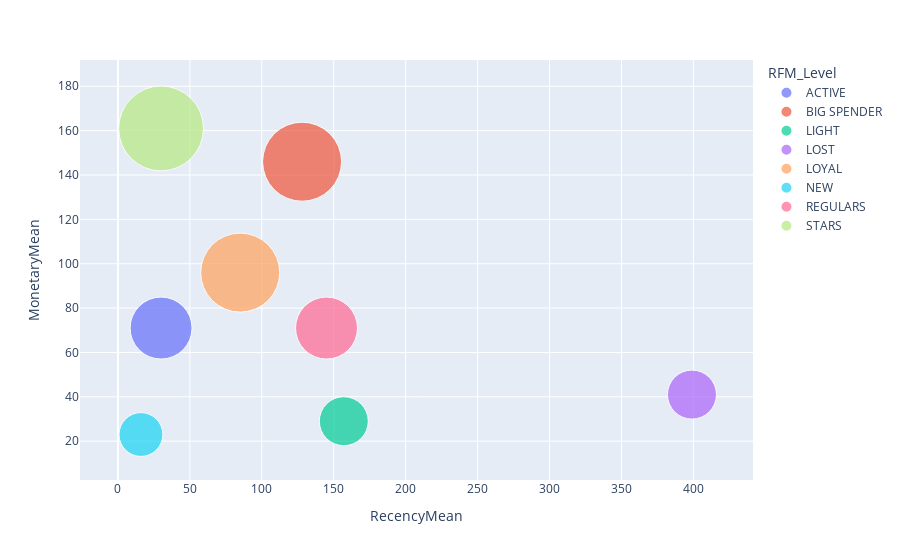

This figure's notebook cell:
### Code cell
import plotly.express as px

fig = px.scatter(rfm_agg, x="RecencyMean", y="MonetaryMean", size="FrequencyMean", color="RFM_Level",
           hover_name="RFM_Level", size_max = 60) 
plt.savefig('outputs/RFM Segments Scatter.png')
fig.show()

### Figure 1 — Plotly figure (JSON) as saved in the notebook; plotly's stock layout.template omitted (floating-point values rounded to 4 significant figures)
{"data": [{"hovertemplate": "<b>%{hovertext}</b><br><br>RFM_Level=ACTIVE<br>RecencyMean=%{x}<br>MonetaryMean=%{y}<br>FrequencyMean=%{marker.size}<extra></extra>", "hovertext": ["ACTIVE"], "legendgroup": "ACTIVE", "marker": {"color": "#636efa", "size": [8], "sizemode": "area", "sizeref": 0.004167, "symbol": "circle"}, "mode": "markers", "name": "ACTIVE", "orientation": "v", "showlegend": true, "type": "scatter", "x": [30], "xaxis": "x", "y": [71], "yaxis": "y"}, {"hovertemplate": "<b>%{hovertext}</b><br><br>RFM_Level=BIG SPENDER<br>RecencyMean=%{x}<br>MonetaryMean=%{y}<br>FrequencyMean=%{marker.size}<extra></extra>", "hovertext": ["BIG SPENDER"], "legendgroup": "BIG SPENDER", "marker": {"color": "#EF553B", "size": [13], "sizemode": "area", "sizeref": 0.004167, "symbol": "circle"}, "mode": "markers", "name": "BIG SPENDER", "orientation": "v", "showlegend": true, "type": "scatter", "x": [128], "xaxis": "x", "y": [146], "yaxis": "y"}, {"hovertemplate": "<b>%{hovertext}</b><br><br>RFM_Level=LIGHT<br>RecencyMean=%{x}<br>MonetaryMean=%{y}<br>FrequencyMean=%{marker.size}<extra></extra>", "hovertext": ["LIGHT"], "legendgroup": "LIGHT", "marker": {"color": "#00cc96", "size": [5], "sizemode": "area", "sizeref": 0.004167, "symbol": "circle"}, "mode": "markers", "name": "LIGHT", "orientation": "v", "showlegend": true, "type": "scatter", "x": [157], "xaxis": "x", "y": [29], "yaxis": "y"}, {"hovertemplate": "<b>%{hovertext}</b><br><br>RFM_Level=LOST<br>RecencyMean=%{x}<br>MonetaryMean=%{y}<br>FrequencyMean=%{marker.size}<extra></extra>", "hovertext": ["LOST"], "legendgroup": "LOST", "marker": {"color": "#ab63fa", "size": [5], "sizemode": "area", "sizeref": 0.004167, "symbol": "circle"}, "mode": "markers", "name": "LOST", "orientation": "v", "showlegend": true, "type": "scatter", "x": [399], "xaxis": "x", "y": [41], "yaxis": "y"}, {"hovertemplate": "<b>%{hovertext}</b><br><br>RFM_Level=LOYAL<br>RecencyMean=%{x}<br>MonetaryMean=%{y}<br>FrequencyMean=%{marker.size}<extra></extra>", "hovertext": ["LOYAL"], "legendgroup": "LOYAL", "marker": {"color": "#FFA15A", "size": [13], "sizemode": "area", "sizeref": 0.004167, "symbol": "circle"}, "mode": "markers", "name": "LOYAL", "orientation": "v", "showlegend": true, "type": "scatter", "x": [85], "xaxis": "x", "y": [96], "yaxis": "y"}, {"hovertemplate": "<b>%{hovertext}</b><br><br>RFM_Level=NEW<br>RecencyMean=%{x}<br>MonetaryMean=%{y}<br>FrequencyMean=%{marker.size}<extra></extra>", "hovertext": ["NEW"], "legendgroup": "NEW", "marker": {"color": "#19d3f3", "size": [4], "sizemode": "area", "sizeref": 0.004167, "symbol": "circle"}, "mode": "markers", "name": "NEW", "orientation": "v", "showlegend": true, "type": "scatter", "x": [16], "xaxis": "x", "y": [23], "yaxis": "y"}, {"hovertemplate": "<b>%{hovertext}</b><br><br>RFM_Level=REGULARS<br>RecencyMean=%{x}<br>MonetaryMean=%{y}<br>FrequencyMean=%{marker.size}<extra></extra>", "hovertext": ["REGULARS"], "legendgroup": "REGULARS", "marker": {"color": "#FF6692", "size": [8], "sizemode": "area", "sizeref": 0.004167, "symbol": "circle"}, "mode": "markers", "name": "REGULARS", "orientation": "v", "showlegend": true, "type": "scatter", "x": [145], "xaxis": "x", "y": [71], "yaxis": "y"}, {"hovertemplate": "<b>%{hovertext}</b><br><br>RFM_Level=STARS<br>RecencyMean=%{x}<br>MonetaryMean=%{y}<br>FrequencyMean=%{marker.size}<extra></extra>", "hovertext": ["STARS"], "legendgroup": "STARS", "marker": {"color": "#B6E880", "size": [15], "sizemode": "area", "sizeref": 0.004167, "symbol": "circle"}, "mode": "markers", "name": "STARS", "orientation": "v", "showlegend": true, "type": "scatter", "x": [30], "xaxis": "x", "y": [161], "yaxis": "y"}], "layout": {"legend": {"itemsizing": "constant", "title": {"text": "RFM_Level"}, "tracegroupgap": 0}, "margin": {"t": 60}, "xaxis": {"anchor": "y", "domain": [0, 1], "title": {"text": "RecencyMean"}}, "yaxis": {"anchor": "x", "domain": [0, 1], "title": {"text": "MonetaryMean"}}}}
